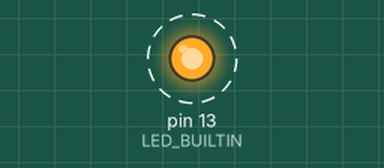
Simulated run of this sketch. Board: Arduino Uno, built with avr-gcc and run on an emulated ATmega328P. Parts: output pins drawn as LEDs (lit = HIGH). Dashed ring = blinking. What the sketch prints to the serial monitor is not drawn.

Above: at 0.5 s.
Timing chart, 0 to 4.6 s (numbered marks = the images above):
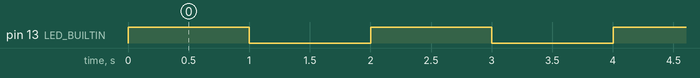

The sketch:

seril_comm_test.ino
```cpp
// the setup function runs once when you press reset or power the board
const int floor_w = 3;        // floor width
const int floor_h = 3;        // floor height

int tenji_matrix[floor_w][floor_h] = { //user position matrix
  {1,0,1},
  {0,1,0},
  {1,0,1}
};

void setup() {
  // initialize digital pin LED_BUILTIN as an output.
  Serial.begin(9600);          // set up Serial library at 9600 bps
  pinMode(LED_BUILTIN, OUTPUT);

}

// the loop function runs over and over again forever
void loop() {
  digitalWrite(LED_BUILTIN, HIGH);   // turn the LED on (HIGH is the voltage level)
  delay(1000);                       // wait for a second
  digitalWrite(LED_BUILTIN, LOW);    // turn the LED off by making the voltage LOW
  delay(1000);                       // wait for a second

  String tenji_array = "";

  for ( int j = 0; j < floor_h; j++ ) {
    // loop through columns of current row
    for ( int k = 0; k < floor_w; k++ ){
      tenji_array += String(tenji_matrix[j][k]) + ",";
    }
  }

  tenji_array += "#";

  Serial.println(tenji_array);


}
```

Measured:
- by itself, pin 13 (LED_BUILTIN): alternates HIGH for 1.0 s and LOW for 1.0 s
